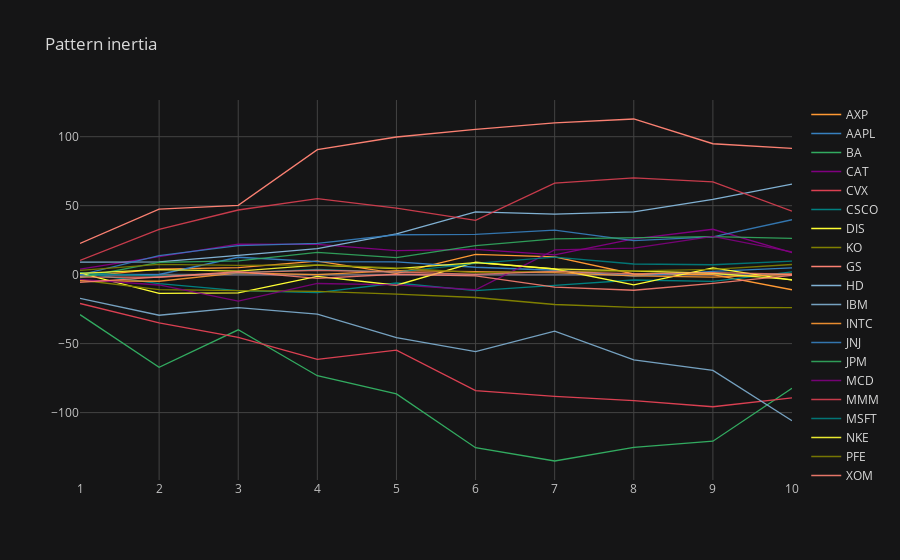

Notebook source saved alongside this figure:
### Code cell
basket_results.iplot(title = "Pattern inertia")

### Figure 1 — Plotly figure (JSON) as saved in the notebook; plotly's stock layout.template omitted (floating-point values rounded to 4 significant figures)
{"data": [{"line": {"color": "rgba(255, 153, 51, 1.0)", "dash": "solid", "shape": "linear", "width": 1.3}, "mode": "lines", "name": "AXP", "text": "", "type": "scatter", "x": [1, 2, 3, 4, 5, 6, 7, 8, 9, 10], "y": [-1.46, 3.96, 5.1, 9.76, 1, 14.64, 12.93, 0.48, 0.05, -10.95]}, {"line": {"color": "rgba(55, 128, 191, 1.0)", "dash": "solid", "shape": "linear", "width": 1.3}, "mode": "lines", "name": "AAPL", "text": "", "type": "scatter", "x": [1, 2, 3, 4, 5, 6, 7, 8, 9, 10], "y": [-0.1, 0.11, 12.61, 9.48, 9.26, 5.37, 3.18, -1.1, 2.3, 4.95]}, {"line": {"color": "rgba(50, 171, 96, 1.0)", "dash": "solid", "shape": "linear", "width": 1.3}, "mode": "lines", "name": "BA", "text": "", "type": "scatter", "x": [1, 2, 3, 4, 5, 6, 7, 8, 9, 10], "y": [-28.99, -67.18, -39.99, -73.28, -86.48, -125.4, -135.1, -125.2, -120.7, -82.32]}, {"line": {"color": "rgba(128, 0, 128, 1.0)", "dash": "solid", "shape": "linear", "width": 1.3}, "mode": "lines", "name": "CAT", "text": "", "type": "scatter", "x": [1, 2, 3, 4, 5, 6, 7, 8, 9, 10], "y": [3.94, 12.96, 22.05, 21.88, 17.39, 18.29, 14.31, 25.9, 32.88, 15.93]}, {"line": {"color": "rgba(219, 64, 82, 1.0)", "dash": "solid", "shape": "linear", "width": 1.3}, "mode": "lines", "name": "CVX", "text": "", "type": "scatter", "x": [1, 2, 3, 4, 5, 6, 7, 8, 9, 10], "y": [-20.89, -34.89, -45.52, -61.47, -54.67, -84.06, -88.27, -91.26, -95.76, -89.34]}, {"line": {"color": "rgba(0, 128, 128, 1.0)", "dash": "solid", "shape": "linear", "width": 1.3}, "mode": "lines", "name": "CSCO", "text": "", "type": "scatter", "x": [1, 2, 3, 4, 5, 6, 7, 8, 9, 10], "y": [1.39, -6.55, -11.59, -13.08, -6.04, -11.6, -7.73, -3.89, -4.93, 1.98]}, {"line": {"color": "rgba(255, 255, 51, 1.0)", "dash": "solid", "shape": "linear", "width": 1.3}, "mode": "lines", "name": "DIS", "text": "", "type": "scatter", "x": [1, 2, 3, 4, 5, 6, 7, 8, 9, 10], "y": [1.14, -13.56, -13.2, -1.2, -7.67, 9, 4.09, -7.47, 4.88, -4.05]}, {"line": {"color": "rgba(128, 128, 0, 1.0)", "dash": "solid", "shape": "linear", "width": 1.3}, "mode": "lines", "name": "KO", "text": "", "type": "scatter", "x": [1, 2, 3, 4, 5, 6, 7, 8, 9, 10], "y": [-3.89, -10.87, -11.64, -12.06, -14.07, -16.57, -21.63, -23.7, -23.83, -23.89]}, {"line": {"color": "rgba(251, 128, 114, 1.0)", "dash": "solid", "shape": "linear", "width": 1.3}, "mode": "lines", "name": "GS", "text": "", "type": "scatter", "x": [1, 2, 3, 4, 5, 6, 7, 8, 9, 10], "y": [22.63, 47.43, 50.21, 90.62, 99.77, 105.3, 110, 112.8, 94.89, 91.56]}, {"line": {"color": "rgba(128, 177, 211, 1.0)", "dash": "solid", "shape": "linear", "width": 1.3}, "mode": "lines", "name": "HD", "text": "", "type": "scatter", "x": [1, 2, 3, 4, 5, 6, 7, 8, 9, 10], "y": [9.05, 9.23, 14, 18.93, 29.51, 45.57, 43.92, 45.54, 54.57, 65.68]}, {"line": {"color": "rgba(128, 177, 211, 0.8999999999999999)", "dash": "solid", "shape": "linear", "width": 1.3}, "mode": "lines", "name": "IBM", "text": "", "type": "scatter", "x": [1, 2, 3, 4, 5, 6, 7, 8, 9, 10], "y": [-17.26, -29.44, -23.88, -28.64, -45.61, -55.81, -40.97, -61.74, -69.39, -105.9]}, {"line": {"color": "rgba(255, 153, 51, 0.8999999999999999)", "dash": "solid", "shape": "linear", "width": 1.3}, "mode": "lines", "name": "INTC", "text": "", "type": "scatter", "x": [1, 2, 3, 4, 5, 6, 7, 8, 9, 10], "y": [-4.41, -4.77, 1.29, -0.01, 2.95, 2.19, 1.42, -0.85, -1.86, 0.27]}, {"line": {"color": "rgba(55, 128, 191, 0.8999999999999999)", "dash": "solid", "shape": "linear", "width": 1.3}, "mode": "lines", "name": "JNJ", "text": "", "type": "scatter", "x": [1, 2, 3, 4, 5, 6, 7, 8, 9, 10], "y": [-0.18, 13.83, 20.97, 22.61, 28.92, 29.17, 32.22, 24.65, 27.43, 39.81]}, {"line": {"color": "rgba(50, 171, 96, 0.8999999999999999)", "dash": "solid", "shape": "linear", "width": 1.3}, "mode": "lines", "name": "JPM", "text": "", "type": "scatter", "x": [1, 2, 3, 4, 5, 6, 7, 8, 9, 10], "y": [-2.08, 8.83, 9.98, 16.08, 12.35, 21.02, 25.86, 26.43, 27.55, 26.27]}, {"line": {"color": "rgba(128, 0, 128, 0.8999999999999999)", "dash": "solid", "shape": "linear", "width": 1.3}, "mode": "lines", "name": "MCD", "text": "", "type": "scatter", "x": [1, 2, 3, 4, 5, 6, 7, 8, 9, 10], "y": [-3.43, -7.49, -19.22, -6.41, -7.47, -10.96, 17.95, 19.23, 27.74, 16.53]}, {"line": {"color": "rgba(219, 64, 82, 0.8999999999999999)", "dash": "solid", "shape": "linear", "width": 1.3}, "mode": "lines", "name": "MMM", "text": "", "type": "scatter", "x": [1, 2, 3, 4, 5, 6, 7, 8, 9, 10], "y": [10.34, 32.87, 46.85, 55.1, 48.25, 39.36, 66.35, 70.12, 67.31, 46.07]}, {"line": {"color": "rgba(0, 128, 128, 0.8999999999999999)", "dash": "solid", "shape": "linear", "width": 1.3}, "mode": "lines", "name": "MSFT", "text": "", "type": "scatter", "x": [1, 2, 3, 4, 5, 6, 7, 8, 9, 10], "y": [1.2, -1.11, 1.25, 3.81, 1.77, 8.12, 12.64, 7.71, 7.16, 9.8]}, {"line": {"color": "rgba(255, 255, 51, 0.8999999999999999)", "dash": "solid", "shape": "linear", "width": 1.3}, "mode": "lines", "name": "NKE", "text": "", "type": "scatter", "x": [1, 2, 3, 4, 5, 6, 7, 8, 9, 10], "y": [0.86, 3.57, 2.53, 6.95, 4.4, 8.74, 4.21, 2.38, 1.01, -3.65]}, {"line": {"color": "rgba(128, 128, 0, 0.8999999999999999)", "dash": "solid", "shape": "linear", "width": 1.3}, "mode": "lines", "name": "PFE", "text": "", "type": "scatter", "x": [1, 2, 3, 4, 5, 6, 7, 8, 9, 10], "y": [3.08, 7.38, 6.72, 7.1, 4.82, 1.42, 2.27, 2.67, 3.84, 7.35]}, {"line": {"color": "rgba(251, 128, 114, 0.8999999999999999)", "dash": "solid", "shape": "linear", "width": 1.3}, "mode": "lines", "name": "XOM", "text": "", "type": "scatter", "x": [1, 2, 3, 4, 5, 6, 7, 8, 9, 10], "y": [-5.66, -1.76, 2.14, -2.76, 0.29, -0.96, -8.98, -11.31, -6.31, -0.55]}, {"line": {"color": "rgba(251, 128, 114, 0.7999999999999998)", "dash": "solid", "shape": "linear", "width": 1.3}, "mode": "lines", "name": "basket", "text": "", "type": "scatter", "x": [1, 2, 3, 4, 5, 6, 7, 8, 9, 10], "y": [-1.736, -1.872, 1.533, 3.171, 1.933, 0.138, 2.434, 0.573, 1.441, 0.276]}], "layout": {"legend": {"bgcolor": "#151516", "font": {"color": "#D9D9D9"}}, "paper_bgcolor": "#151516", "plot_bgcolor": "#151516", "title": {"font": {"color": "#D9D9D9"}, "text": "Pattern inertia"}, "xaxis": {"gridcolor": "#434343", "showgrid": true, "tickfont": {"color": "#C2C2C2"}, "title": {"font": {"color": "#D9D9D9"}, "text": ""}, "zerolinecolor": "#666570"}, "yaxis": {"gridcolor": "#434343", "showgrid": true, "tickfont": {"color": "#C2C2C2"}, "title": {"font": {"color": "#D9D9D9"}, "text": ""}, "zerolinecolor": "#666570"}}}
